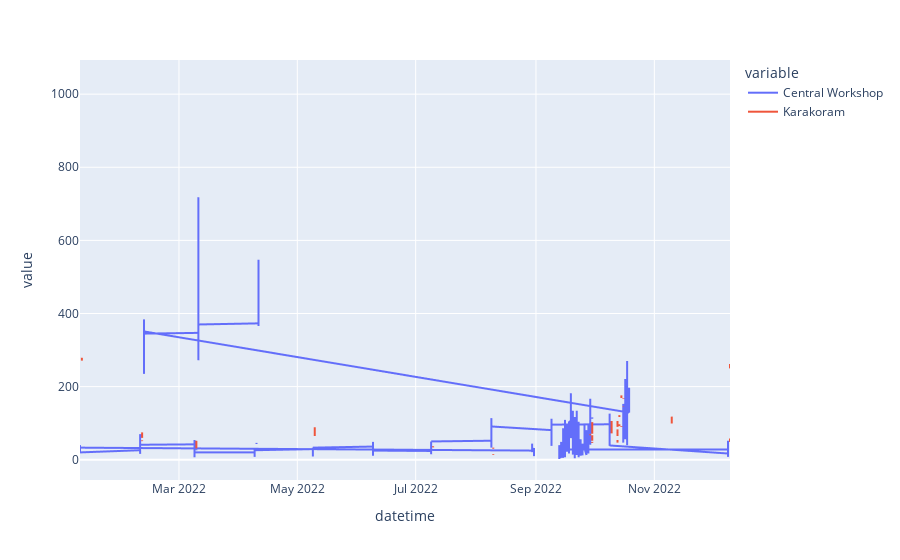

Here is the notebook cell this chart was saved with:
### Code cell
import pandas as pd
import os
import numpy as np
import plotly.express as px
from dateutil import parser
df= pd.read_csv("C:/Users/gulsh/Downloads/df.csv")
df['datetime'] = pd.to_datetime(df['datetime'],errors='coerce')
# df = df.resample(rule='60Min', on='Date and Time').mean()
# fig= px.line(df,x='Date and Time',y=['Central Workshop','Karakoram'])
# df.to_excel("C:/Users/gulsh/Downloads/sensor_data_corrected_hourly.xlsx")


# Display the DataFrame
fig= px.line(df,x='datetime',y=['Central Workshop','Karakoram'])
fig.show()
df

### Figure 1 — Plotly figure (JSON) as saved in the notebook; plotly's stock layout.template omitted (floating-point values rounded to 4 significant figures; data arrays with more than 128 entries replaced by an {"elided": "..."} marker saying what was removed)
{"data": [{"hovertemplate": "variable=Central Workshop<br>datetime=%{x}<br>value=%{y}<extra></extra>", "legendgroup": "Central Workshop", "line": {"color": "#636efa", "dash": "solid"}, "marker": {"symbol": "circle"}, "mode": "lines", "name": "Central Workshop", "showlegend": true, "type": "scattergl", "x": {"elided": "6191 str values"}, "xaxis": "x", "y": {"elided": "6191 int values"}, "yaxis": "y"}, {"hovertemplate": "variable=Karakoram<br>datetime=%{x}<br>value=%{y}<extra></extra>", "legendgroup": "Karakoram", "line": {"color": "#EF553B", "dash": "solid"}, "marker": {"symbol": "circle"}, "mode": "lines", "name": "Karakoram", "showlegend": true, "type": "scattergl", "x": {"elided": "6191 str values"}, "xaxis": "x", "y": {"elided": "6191 int values"}, "yaxis": "y"}], "layout": {"legend": {"title": {"text": "variable"}, "tracegroupgap": 0}, "margin": {"t": 60}, "xaxis": {"anchor": "y", "domain": [0, 1], "title": {"text": "datetime"}}, "yaxis": {"anchor": "x", "domain": [0, 1], "title": {"text": "value"}}}}
